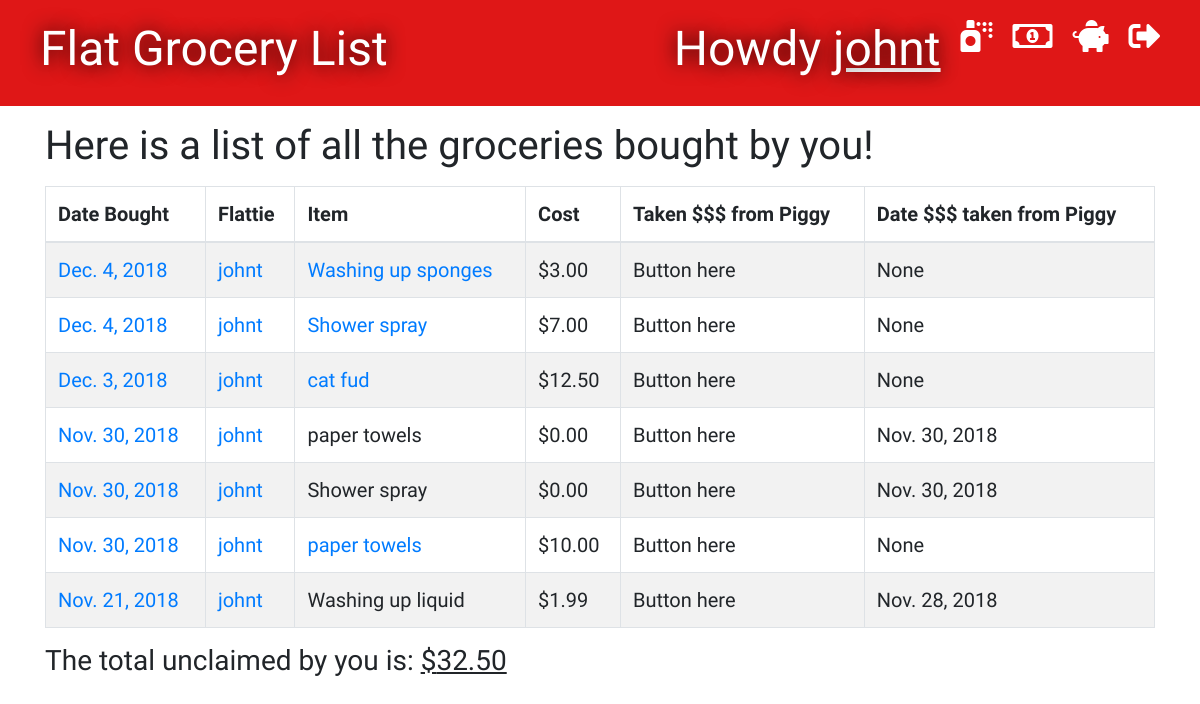
/groceries/purchaser/ (signed in), run on an earlier commit of the app's database.
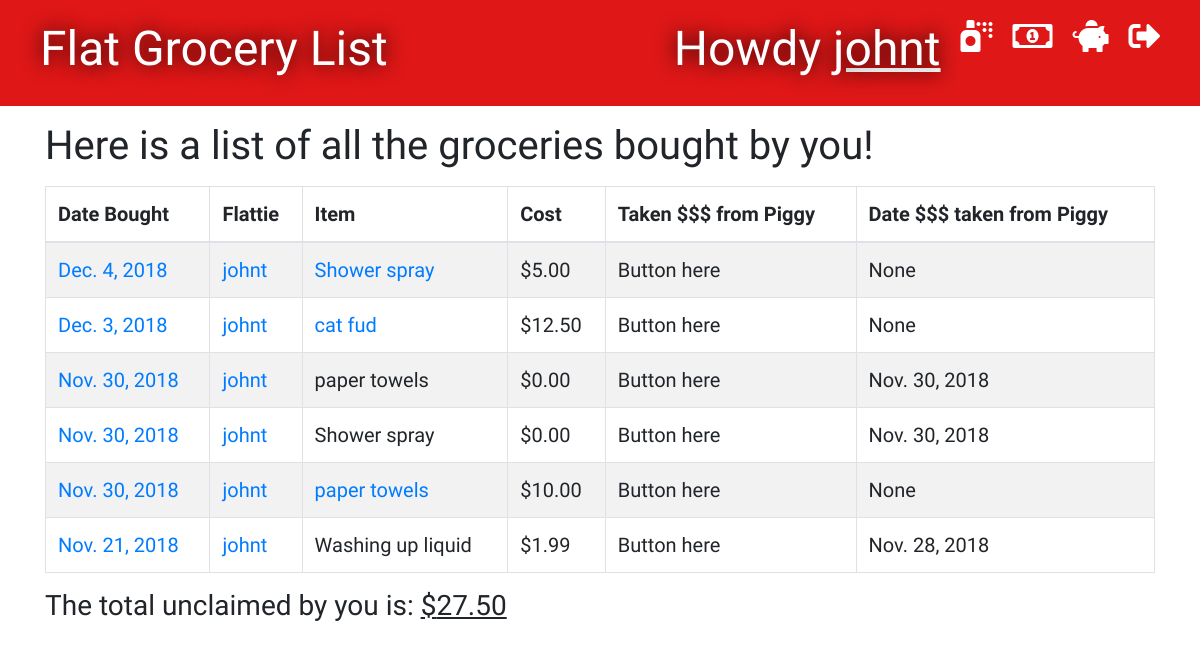
And on a later commit of the database.
### groceries/models.py (models this page shows, shortened)
class Grocery(models.Model):
    person = models.ForeignKey('auth.User', on_delete=models.CASCADE)
    item = models.CharField(max_length=100)
    cost = models.DecimalField(max_digits=8, decimal_places=2)
    bought_date = models.DateField(default=timezone.now)
    paid_date = models.DateField(blank=True, null=True)

### groceries/views.py (the view)
# urls.py: path('groceries/purchaser/', views.user_purchaser_list, name='user_purchaser_list'),
@ login_required
def user_purchaser_list(request):
    groceries = Grocery.objects.filter(person=request.user).order_by('-bought_date')
    person = 'you'
    outstanding_groceries = Grocery.objects.filter(person=request.user).filter(paid_date__isnull=True).order_by('-bought_date')
    total = 0
    for grocery in outstanding_groceries:
        total += grocery.cost
    stuff_for_front_end = {'groceries': groceries, 'person': person, 'total': total}
    return render(request, 'groceries/purchaser.html', stuff_for_front_end)

### groceries/templates/groceries/purchaser.html (shortened to what this page needs)
{% extends 'groceries/base.html' %}
{% block content %}
    <h1>Here is a list of all the groceries bought by {{ person}}!</h1>
    <table id="tablePreview" class="table table-striped table-hover table-bordered">
        <thead>
        <tr>
            <th>Date Bought</th>
            <th>Flattie</th>
            <th>Item</th>
            <th>Cost</th>
            <th>Taken $$$ from Piggy</th>
            <th>Date $$$ taken from Piggy</th>
        </tr>
        </thead>
        <tbody>
            {% for grocery in groceries %}
                <tr>
                    <td><a href="{% url 'bought_date_list' bought_date=grocery.bought_date %}">{{ grocery.bought_date }}</a></td>
                    <td><a href="{% url 'purchaser_list' person_id=grocery.person_id %}">{{ grocery.person }}</a></td>
                    {% if not grocery.paid_date %}
                        <td><a href="{% url 'edit_item' pk=grocery.pk %}">{{ grocery.item }}</a></td>
                    {% else %}
                        <td>{{ grocery.item }}</td>
                    {% endif %}
                    <td>${{ grocery.cost }}</td>
                    <td>Button here</td>
                    <td>{{ grocery.paid_date }}</td>
                </tr>
            {% endfor %}
        </tbody>
    </table>
    <div>
        <h3>The total unclaimed by {{ person }} is: <u>${{ total }}</u></h3>
    </div>
{% endblock %}

What changed in the data, as far as the page shows it:
removed Grocery: bought_date "Dec. 4, 2018", person "johnt", item "Washing up sponges", cost "3.00", paid_date "None"
changed Grocery "Dec. 4, 2018": cost "7.00" → "5.00"
Also different on the page:
{{ total }}: "32.50" → "27.50"
